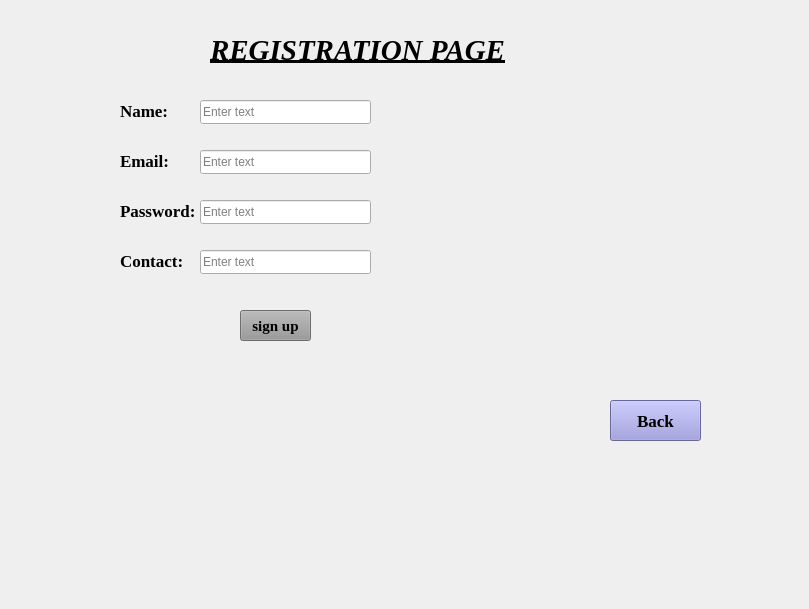
    <widget class="QWidget" name="Registration_page">
     <widget class="QLabel" name="registration_page_name_txt">
      <property name="geometry">
       <rect>
        <x>120</x>
        <y>100</y>
        <width>91</width>
        <height>21</height>
       </rect>
      </property>
      <property name="font">
       <font>
        <family>Times New Roman</family>
        <pointsize>13</pointsize>
        <bold>true</bold>
       </font>
      </property>
      <property name="text">
       <string>Name:</string>
      </property>
     </widget>
     <widget class="QLabel" name="registration_page_password">
      <property name="geometry">
       <rect>
        <x>120</x>
        <y>200</y>
        <width>91</width>
        <height>21</height>
       </rect>
      </property>
      <property name="font">
       <font>
        <family>Times New Roman</family>
        <pointsize>13</pointsize>
        <bold>true</bold>
       </font>
      </property>
      <property name="text">
       <string>Password:</string>
      </property>
     </widget>
     <widget class="QLabel" name="registration_page_email">
      <property name="geometry">
       <rect>
        <x>120</x>
        <y>150</y>
        <width>91</width>
        <height>21</height>
       </rect>
      </property>
      <property name="font">
       <font>
        <family>Times New Roman</family>
        <pointsize>13</pointsize>
        <bold>true</bold>
       </font>
      </property>
      <property name="text">
       <string>Email:</string>
      </property>
     </widget>
     <widget class="QLabel" name="registration_page_contact">
      <property name="geometry">
       <rect>
        <x>120</x>
        <y>250</y>
        <width>91</width>
        <height>21</height>
       </rect>
      </property>
      <property name="font">
       <font>
        <family>Times New Roman</family>
        <pointsize>13</pointsize>
        <bold>true</bold>
       </font>
      </property>
      <property name="text">
       <string>Contact:</string>
      </property>
     </widget>
     <widget class="QLineEdit" name="registration_page_name_input">
      <property name="geometry">
       <rect>
        <x>200</x>
        <y>100</y>
        <width>171</width>
        <height>24</height>
       </rect>
      </property>
      <property name="placeholderText">
       <string>Enter text</string>
      </property>
     </widget>
     <widget class="QLineEdit" name="registration_page_email_input">
      <property name="geometry">
       <rect>
        <x>200</x>
        <y>150</y>
        <width>171</width>
        <height>24</height>
       </rect>
      </property>
      <property name="placeholderText">
       <string>Enter text</string>
      </property>
     </widget>
     <widget class="QLineEdit" name="registration_page_password_input">
      <property name="geometry">
       <rect>
        <x>200</x>
        <y>200</y>
        <width>171</width>
        <height>24</height>
       </rect>
      </property>
      <property name="placeholderText">
       <string>Enter text</string>
      </property>
     </widget>
     <widget class="QLineEdit" name="registration_page_contact_input">
      <property name="geometry">
       <rect>
        <x>200</x>
        <y>250</y>
        <width>171</width>
        <height>24</height>
       </rect>
      </property>
      <property name="placeholderText">
       <string>Enter text</string>
      </property>
     </widget>
     <widget class="QLabel" name="registration_page_txt">
      <property name="geometry">
       <rect>
        <x>210</x>
        <y>30</y>
        <width>341</width>
        <height>41</height>
       </rect>
      </property>
      <property name="font">
       <font>
        <family>Times New Roman</family>
        <pointsize>22</pointsize>
        <italic>true</italic>
        <bold>true</bold>
        <underline>true</underline>
       </font>
      </property>
      <property name="text">
       <string>REGISTRATION PAGE</string>
      </property>
     </widget>
     <widget class="QPushButton" name="registration_page_signup_button">
      <property name="geometry">
       <rect>
        <x>240</x>
        <y>310</y>
        <width>71</width>
        <height>31</height>
       </rect>
      </property>
      <property name="font">
       <font>
        <family>Times New Roman</family>
        <pointsize>11</pointsize>
        <bold>true</bold>
       </font>
      </property>
      <property name="styleSheet">
       <string notr="true">background-color: rgb(152, 152, 152);
color: rgb(0, 0, 0);</string>
      </property>
      <property name="text">
       <string>sign up</string>
      </property>
     </widget>
     <widget class="QPushButton" name="registration_page_back_button">
      <property name="geometry">
       <rect>
        <x>610</x>
        <y>400</y>
        <width>91</width>
        <height>41</height>
       </rect>
      </property>
      <property name="font">
       <font>
        <family>Times New Roman</family>
        <pointsize>13</pointsize>
        <bold>true</bold>
       </font>
      </property>
      <property name="styleSheet">
       <string notr="true">background-color: rgb(144, 144, 216);
color: rgb(0, 0, 0);</string>
      </property>
      <property name="text">
       <string>Back</string>
      </property>
     </widget>
     <widget class="QLabel" name="registration_page_label">
      <property name="geometry">
       <rect>
        <x>0</x>
        <y>-20</y>
        <width>800</width>
        <height>600</height>
       </rect>
      </property>
      <property name="font">
       <font>
        <family>Times New Roman</family>
        <pointsize>9</pointsize>
       </font>
      </property>
      <property name="text">
       <string/>
      </property>
      <property name="pixmap">
       <pixmap resource="ABCD.qrc">:/pic/pic/WhatsApp Image 2023-10-27 at 21.36.04_002f8a26.jpg</pixmap>
      </property>
      <property name="scaledContents">
       <bool>true</bool>
      </property>
     </widget>
     <zorder>registration_page_label</zorder>
     <zorder>registration_page_name_txt</zorder>
     <zorder>registration_page_password</zorder>
     <zorder>registration_page_email</zorder>
     <zorder>registration_page_contact</zorder>
     <zorder>registration_page_name_input</zorder>
     <zorder>registration_page_email_input</zorder>
     <zorder>registration_page_password_input</zorder>
     <zorder>registration_page_contact_input</zorder>
     <zorder>registration_page_txt</zorder>
     <zorder>registration_page_signup_button</zorder>
     <zorder>registration_page_back_button</zorder>
    </widget>
